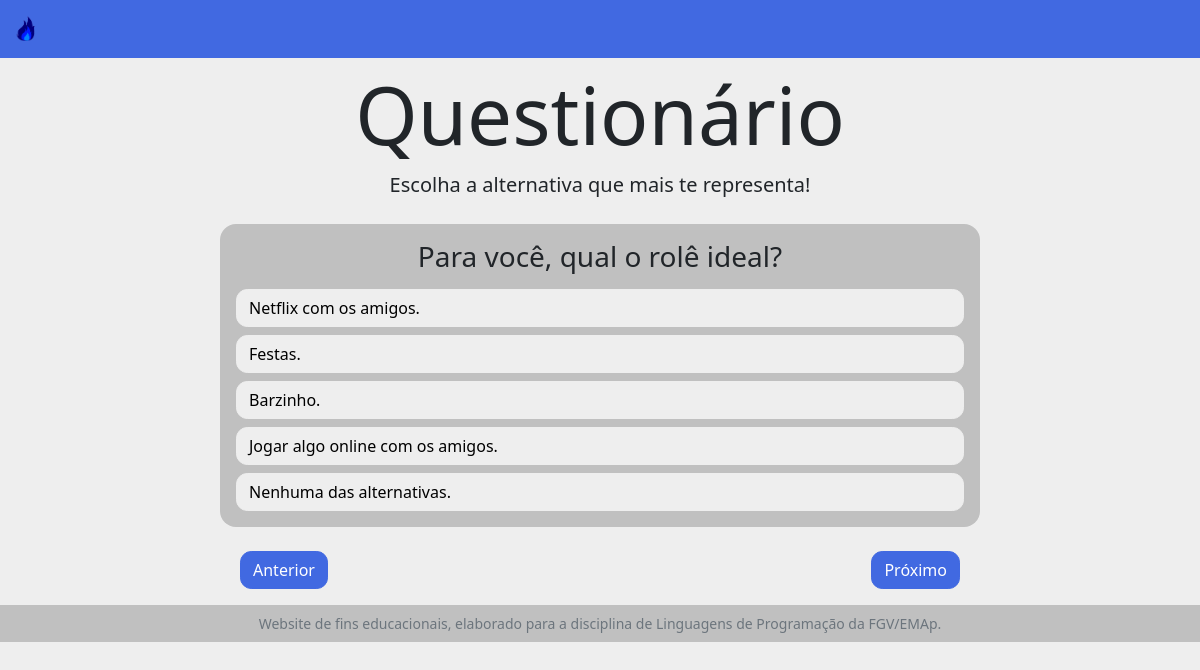
Screenshot of /pergunta4 with the database file from the repository.
### pages/models.py (models this page shows, shortened)
class Perguntas(models.Model):
    slug = models.SlugField(max_length=255,unique=True)
    pergunta = models.CharField(max_length=255)
    alternativa1 = models.CharField(max_length=255)
    alternativa2 = models.CharField(max_length=255)
    alternativa3 = models.CharField(max_length=255)
    alternativa4 = models.CharField(max_length=255)
    alternativa5 = models.CharField(max_length=255)

### pages/views.py (the view)
# urls.py: path('pergunta<int:param>', views.perguntas, name='pergunta'),
def perguntas(request, param):
    if param in range(1,8):
        pergunta= Perguntas.objects.get(id=param)
        context = { 'atual':param,
                    'proximo':param+1,
                    'anterior':param-1,
                    'pergunta':pergunta}
        return render(request, 'pages/pergunta.html',context=context)
    else:
        return HttpResponseNotFound('Página não encontrada')

### templates/pages/pergunta.html (shortened to what this page needs)
{% extends 'pages/base.html'%}
{% load static %}
{% block barra_navegacao_login %}
<nav class="navbar navbar-expand navbar-dark bg-primary">
    <div class="container-fluid">
        <a class="navbar-brand" href="#">
            <img src="../../static/img/logo.png" alt="logo do site" width="30" height="30">
        </a>
    </div>
</nav>
{% endblock %}
{% block conteudo %}
<div class="perguntas mb-3">
    <h1 class="text-center display-1 mt-2">Questionário</h1>
    <p class="text-center lead">Escolha a alternativa que mais te representa!</p>
    <div class="container">
        <div class="row">
            <div class="col-lg-2 col-md-1"></div>
            <div class="col-lg-8 col-md-10 bg-light pt-3 ps-3 pe-3 pb-3 mb-4 mt-2 br-1 rounded ">
                <p class="h3 text-center mb-3">{{pergunta.pergunta}}</p>
                <div class="mb-2">
                    <label class="btn btn-secondary btn-perg col-12 text-start" for="resp1">{{pergunta.alternativa1}}</label>
                </div>
                <div class="mb-2">
                    <label class="btn btn-secondary btn-perg col-12 text-start" for="resp2">{{pergunta.alternativa2}}</label>
                </div>
                <div class="mb-2">
                    <label class="btn btn-secondary btn-perg col-12 text-start" for="resp3">{{pergunta.alternativa3}}</label>
                </div>
                <div class="mb-2">
                    <label class="btn btn-secondary btn-perg col-12 text-start" for="resp4">{{pergunta.alternativa4}}</label>
                </div>
                <div class="">
                    <label class="btn btn-secondary btn-perg col-12 text-start" for="resp5">{{pergunta.alternativa5}}</label>
                </div>
            </div>
        </div>
        <div class="container">
        <div class="row">
                    {% if atual == 1%}
                    <div class="col-9"></div>
                    <div class="col-3 btn-alin ">
                        <a href="{% url 'pergunta' param=proximo%}" class="btn btn-primary" id="resposta" >Próximo</a>
                    </div>
                  {% else %}
                  <div class="col-lg-2 col-md-1"></div>
                  <div class="col-lg-8 col-md-10 btn-alin ">
                      <a href="{% url 'pergunta' param=anterior%}" class="btn btn-primary " >Anterior</a>
                      <a href="{% url 'pergunta' param=proximo%}" class="btn btn-primary" id="resposta" >Próximo</a>
                  </div>
                 {% endif %}
    </div>
    </div>
    </div>
    </div>
{% endblock %}

### rows the page displays
Perguntas: pergunta "Para você, qual o rolê ideal?", alternativa1 "Netflix com os amigos.", alternativa2 "Festas.", alternativa3 "Barzinho.", alternativa4 "Jogar algo online com os amigos.", alternativa5 "Nenhuma das alternativas."
